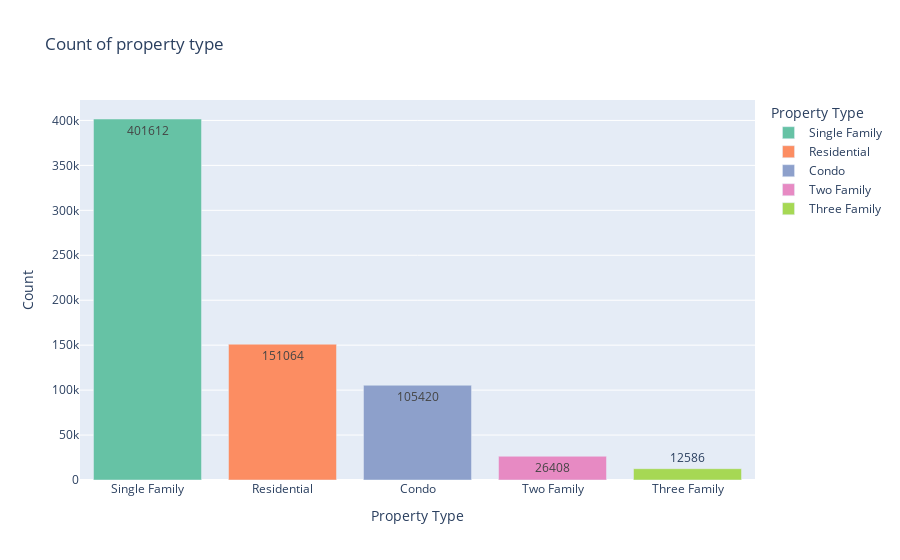

Here is the notebook cell this chart was saved with:
### Code cell
import plotly.express as px
fig = px.bar(
    count_of_properties_type.head(5),
    x='Property Type',
    y='count',
    text='count',  # Display count on bars
    title='Count of property type',
    labels={'Property Type': 'Property Type', 'count': 'Count'},
    color='Property Type',  # Color bars by country
    color_discrete_sequence=px.colors.qualitative.Set2,  # Distinct colors
    hover_data={'Property Type': True, 'count': True}  # Show country and count on hover
)
fig.show()

### Figure 1 — Plotly figure (JSON) as saved in the notebook; plotly's stock layout.template omitted (floating-point values rounded to 4 significant figures)
{"data": [{"alignmentgroup": "True", "hovertemplate": "Property Type=%{x}<br>Count=%{text}<extra></extra>", "legendgroup": "Single Family", "marker": {"color": "rgb(102,194,165)", "pattern": {"shape": ""}}, "name": "Single Family", "offsetgroup": "Single Family", "orientation": "v", "showlegend": true, "text": [401612], "textposition": "auto", "type": "bar", "x": ["Single Family"], "xaxis": "x", "y": [401612], "yaxis": "y"}, {"alignmentgroup": "True", "hovertemplate": "Property Type=%{x}<br>Count=%{text}<extra></extra>", "legendgroup": "Residential", "marker": {"color": "rgb(252,141,98)", "pattern": {"shape": ""}}, "name": "Residential", "offsetgroup": "Residential", "orientation": "v", "showlegend": true, "text": [151064], "textposition": "auto", "type": "bar", "x": ["Residential"], "xaxis": "x", "y": [151064], "yaxis": "y"}, {"alignmentgroup": "True", "hovertemplate": "Property Type=%{x}<br>Count=%{text}<extra></extra>", "legendgroup": "Condo", "marker": {"color": "rgb(141,160,203)", "pattern": {"shape": ""}}, "name": "Condo", "offsetgroup": "Condo", "orientation": "v", "showlegend": true, "text": [105420], "textposition": "auto", "type": "bar", "x": ["Condo"], "xaxis": "x", "y": [105420], "yaxis": "y"}, {"alignmentgroup": "True", "hovertemplate": "Property Type=%{x}<br>Count=%{text}<extra></extra>", "legendgroup": "Two Family", "marker": {"color": "rgb(231,138,195)", "pattern": {"shape": ""}}, "name": "Two Family", "offsetgroup": "Two Family", "orientation": "v", "showlegend": true, "text": [26408], "textposition": "auto", "type": "bar", "x": ["Two Family"], "xaxis": "x", "y": [26408], "yaxis": "y"}, {"alignmentgroup": "True", "hovertemplate": "Property Type=%{x}<br>Count=%{text}<extra></extra>", "legendgroup": "Three Family", "marker": {"color": "rgb(166,216,84)", "pattern": {"shape": ""}}, "name": "Three Family", "offsetgroup": "Three Family", "orientation": "v", "showlegend": true, "text": [12586], "textposition": "auto", "type": "bar", "x": ["Three Family"], "xaxis": "x", "y": [12586], "yaxis": "y"}], "layout": {"autosize": true, "barmode": "relative", "legend": {"title": {"text": "Property Type"}, "tracegroupgap": 0}, "title": {"text": "Count of property type"}, "xaxis": {"anchor": "y", "autorange": true, "categoryarray": ["Single Family", "Residential", "Condo", "Two Family", "Three Family"], "categoryorder": "array", "domain": [0, 1], "range": [-0.5, 4.5], "title": {"text": "Property Type"}, "type": "category"}, "yaxis": {"anchor": "x", "autorange": true, "domain": [0, 1], "range": [0, 422700.0], "title": {"text": "Count"}, "type": "linear"}}}
